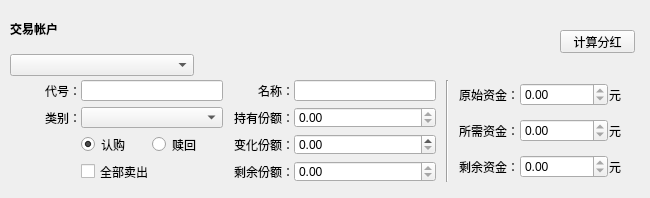
<?xml version="1.0" encoding="UTF-8"?>
<ui version="4.0">
 <class>myExchangeFormMoneyUp</class>
 <widget class="QWidget" name="myExchangeFormMoneyUp">
  <property name="geometry">
   <rect>
    <x>0</x>
    <y>0</y>
    <width>650</width>
    <height>198</height>
   </rect>
  </property>
  <property name="windowTitle">
   <string>Form</string>
  </property>
  <widget class="QWidget" name="layoutWidget">
   <property name="geometry">
    <rect>
     <x>10</x>
     <y>80</y>
     <width>611</width>
     <height>102</height>
    </rect>
   </property>
   <layout class="QHBoxLayout" name="horizontalLayout_3" stretch="0,0,0">
    <property name="spacing">
     <number>10</number>
    </property>
    <item>
     <layout class="QGridLayout" name="gridLayoutAsset" rowstretch="1,1,1,1" columnstretch="1,2,1,2">
      <property name="horizontalSpacing">
       <number>0</number>
      </property>
      <property name="verticalSpacing">
       <number>6</number>
      </property>
      <item row="0" column="1">
       <widget class="QLineEdit" name="codeLineEdit"/>
      </item>
      <item row="2" column="1">
       <layout class="QHBoxLayout" name="hlBuySell">
        <item>
         <widget class="QRadioButton" name="radioSubscribing">
          <property name="text">
           <string>认购</string>
          </property>
          <property name="checked">
           <bool>true</bool>
          </property>
         </widget>
        </item>
        <item>
         <widget class="QRadioButton" name="radioRedeming">
          <property name="text">
           <string>赎回</string>
          </property>
         </widget>
        </item>
       </layout>
      </item>
      <item row="0" column="0">
       <widget class="QLabel" name="labelCode">
        <property name="text">
         <string>代号：</string>
        </property>
        <property name="alignment">
         <set>Qt::AlignRight|Qt::AlignTrailing|Qt::AlignVCenter</set>
        </property>
        <property name="buddy">
         <cstring>codeLineEdit</cstring>
        </property>
       </widget>
      </item>
      <item row="3" column="3">
       <widget class="QDoubleSpinBox" name="remainSpinBox">
        <property name="readOnly">
         <bool>true</bool>
        </property>
        <property name="minimum">
         <double>-9999999.990000000223517</double>
        </property>
        <property name="maximum">
         <double>9999999.990000000223517</double>
        </property>
       </widget>
      </item>
      <item row="3" column="2">
       <widget class="QLabel" name="labelRemain">
        <property name="text">
         <string>剩余份额：</string>
        </property>
        <property name="alignment">
         <set>Qt::AlignRight|Qt::AlignTrailing|Qt::AlignVCenter</set>
        </property>
        <property name="buddy">
         <cstring>codeLineEdit</cstring>
        </property>
       </widget>
      </item>
      <item row="0" column="3">
       <widget class="QLineEdit" name="nameLineEdit"/>
      </item>
      <item row="0" column="2">
       <widget class="QLabel" name="labelName">
        <property name="text">
         <string>名称：</string>
        </property>
        <property name="alignment">
         <set>Qt::AlignRight|Qt::AlignTrailing|Qt::AlignVCenter</set>
        </property>
        <property name="buddy">
         <cstring>nameLineEdit</cstring>
        </property>
       </widget>
      </item>
      <item row="2" column="2">
       <widget class="QLabel" name="labelUsed">
        <property name="text">
         <string>变化份额：</string>
        </property>
        <property name="alignment">
         <set>Qt::AlignRight|Qt::AlignTrailing|Qt::AlignVCenter</set>
        </property>
       </widget>
      </item>
      <item row="2" column="3">
       <widget class="QDoubleSpinBox" name="usedSpinBox">
        <property name="maximum">
         <double>9999999.990000000223517</double>
        </property>
       </widget>
      </item>
      <item row="1" column="0">
       <widget class="QLabel" name="labelType">
        <property name="text">
         <string>类别：</string>
        </property>
        <property name="alignment">
         <set>Qt::AlignRight|Qt::AlignTrailing|Qt::AlignVCenter</set>
        </property>
        <property name="buddy">
         <cstring>codeLineEdit</cstring>
        </property>
       </widget>
      </item>
      <item row="1" column="1">
       <widget class="QComboBox" name="typeBox"/>
      </item>
      <item row="1" column="2">
       <widget class="QLabel" name="labelKeeps">
        <property name="text">
         <string>持有份额：</string>
        </property>
        <property name="alignment">
         <set>Qt::AlignRight|Qt::AlignTrailing|Qt::AlignVCenter</set>
        </property>
        <property name="buddy">
         <cstring>codeLineEdit</cstring>
        </property>
       </widget>
      </item>
      <item row="1" column="3">
       <widget class="QDoubleSpinBox" name="keepsSpinBox">
        <property name="readOnly">
         <bool>true</bool>
        </property>
        <property name="minimum">
         <double>-9999999.990000000223517</double>
        </property>
        <property name="maximum">
         <double>9999999.990000000223517</double>
        </property>
       </widget>
      </item>
      <item row="3" column="1">
       <widget class="QCheckBox" name="checkBoxSoldAll">
        <property name="text">
         <string>全部卖出</string>
        </property>
       </widget>
      </item>
     </layout>
    </item>
    <item>
     <widget class="Line" name="line">
      <property name="orientation">
       <enum>Qt::Vertical</enum>
      </property>
     </widget>
    </item>
    <item>
     <layout class="QGridLayout" name="gridLayout_6">
      <property name="horizontalSpacing">
       <number>1</number>
      </property>
      <item row="1" column="1">
       <widget class="QDoubleSpinBox" name="moneySpinBox">
        <property name="readOnly">
         <bool>true</bool>
        </property>
        <property name="minimum">
         <double>-1000000.000000000000000</double>
        </property>
        <property name="maximum">
         <double>1000000.000000000000000</double>
        </property>
       </widget>
      </item>
      <item row="2" column="1">
       <widget class="QDoubleSpinBox" name="moneySpinBoxRemain">
        <property name="readOnly">
         <bool>true</bool>
        </property>
        <property name="minimum">
         <double>-1000000.000000000000000</double>
        </property>
        <property name="maximum">
         <double>1000000.000000000000000</double>
        </property>
       </widget>
      </item>
      <item row="2" column="0">
       <widget class="QLabel" name="labelMoneyRemain">
        <property name="layoutDirection">
         <enum>Qt::LeftToRight</enum>
        </property>
        <property name="text">
         <string>剩余资金：</string>
        </property>
        <property name="alignment">
         <set>Qt::AlignRight|Qt::AlignTrailing|Qt::AlignVCenter</set>
        </property>
        <property name="buddy">
         <cstring>moneySpinBoxRemain</cstring>
        </property>
       </widget>
      </item>
      <item row="1" column="2">
       <widget class="QLabel" name="label">
        <property name="text">
         <string>元</string>
        </property>
       </widget>
      </item>
      <item row="2" column="2">
       <widget class="QLabel" name="label_9">
        <property name="text">
         <string>元</string>
        </property>
       </widget>
      </item>
      <item row="1" column="0">
       <widget class="QLabel" name="labelMoney">
        <property name="layoutDirection">
         <enum>Qt::LeftToRight</enum>
        </property>
        <property name="text">
         <string>所需资金：</string>
        </property>
        <property name="alignment">
         <set>Qt::AlignRight|Qt::AlignTrailing|Qt::AlignVCenter</set>
        </property>
        <property name="buddy">
         <cstring>moneySpinBox</cstring>
        </property>
       </widget>
      </item>
      <item row="0" column="0">
       <widget class="QLabel" name="labelMoneyOrigin">
        <property name="layoutDirection">
         <enum>Qt::LeftToRight</enum>
        </property>
        <property name="text">
         <string>原始资金：</string>
        </property>
        <property name="alignment">
         <set>Qt::AlignRight|Qt::AlignTrailing|Qt::AlignVCenter</set>
        </property>
       </widget>
      </item>
      <item row="0" column="2">
       <widget class="QLabel" name="label_10">
        <property name="text">
         <string>元</string>
        </property>
       </widget>
      </item>
      <item row="0" column="1">
       <widget class="QDoubleSpinBox" name="moneySpinBoxTotal">
        <property name="readOnly">
         <bool>true</bool>
        </property>
        <property name="minimum">
         <double>-1000000.000000000000000</double>
        </property>
        <property name="maximum">
         <double>1000000.000000000000000</double>
        </property>
       </widget>
      </item>
     </layout>
    </item>
   </layout>
  </widget>
  <widget class="QWidget" name="verticalLayoutWidget">
   <property name="geometry">
    <rect>
     <x>10</x>
     <y>10</y>
     <width>551</width>
     <height>66</height>
    </rect>
   </property>
   <layout class="QVBoxLayout" name="vlMoneyAccount" stretch="0,0">
    <item>
     <layout class="QHBoxLayout" name="horizontalLayout" stretch="0">
      <item>
       <widget class="QLabel" name="labelaccountMoney">
        <property name="font">
         <font>
          <weight>75</weight>
          <bold>true</bold>
         </font>
        </property>
        <property name="text">
         <string>交易帐户</string>
        </property>
       </widget>
      </item>
     </layout>
    </item>
    <item>
     <layout class="QHBoxLayout" name="horizontalLayout_2" stretch="1,2">
      <property name="spacing">
       <number>2</number>
      </property>
      <item>
       <widget class="QComboBox" name="moneyAccount"/>
      </item>
      <item>
       <layout class="QGridLayout" name="gridLayout_3" columnstretch="0">
        <property name="spacing">
         <number>0</number>
        </property>
        <item row="0" column="0">
         <spacer name="horizontalSpacer">
          <property name="orientation">
           <enum>Qt::Horizontal</enum>
          </property>
          <property name="sizeHint" stdset="0">
           <size>
            <width>40</width>
            <height>20</height>
           </size>
          </property>
         </spacer>
        </item>
       </layout>
      </item>
     </layout>
    </item>
   </layout>
  </widget>
  <widget class="QPushButton" name="doDividendButton">
   <property name="geometry">
    <rect>
     <x>560</x>
     <y>30</y>
     <width>75</width>
     <height>23</height>
    </rect>
   </property>
   <property name="text">
    <string>计算分红</string>
   </property>
  </widget>
 </widget>
 <resources/>
 <connections/>
</ui>
